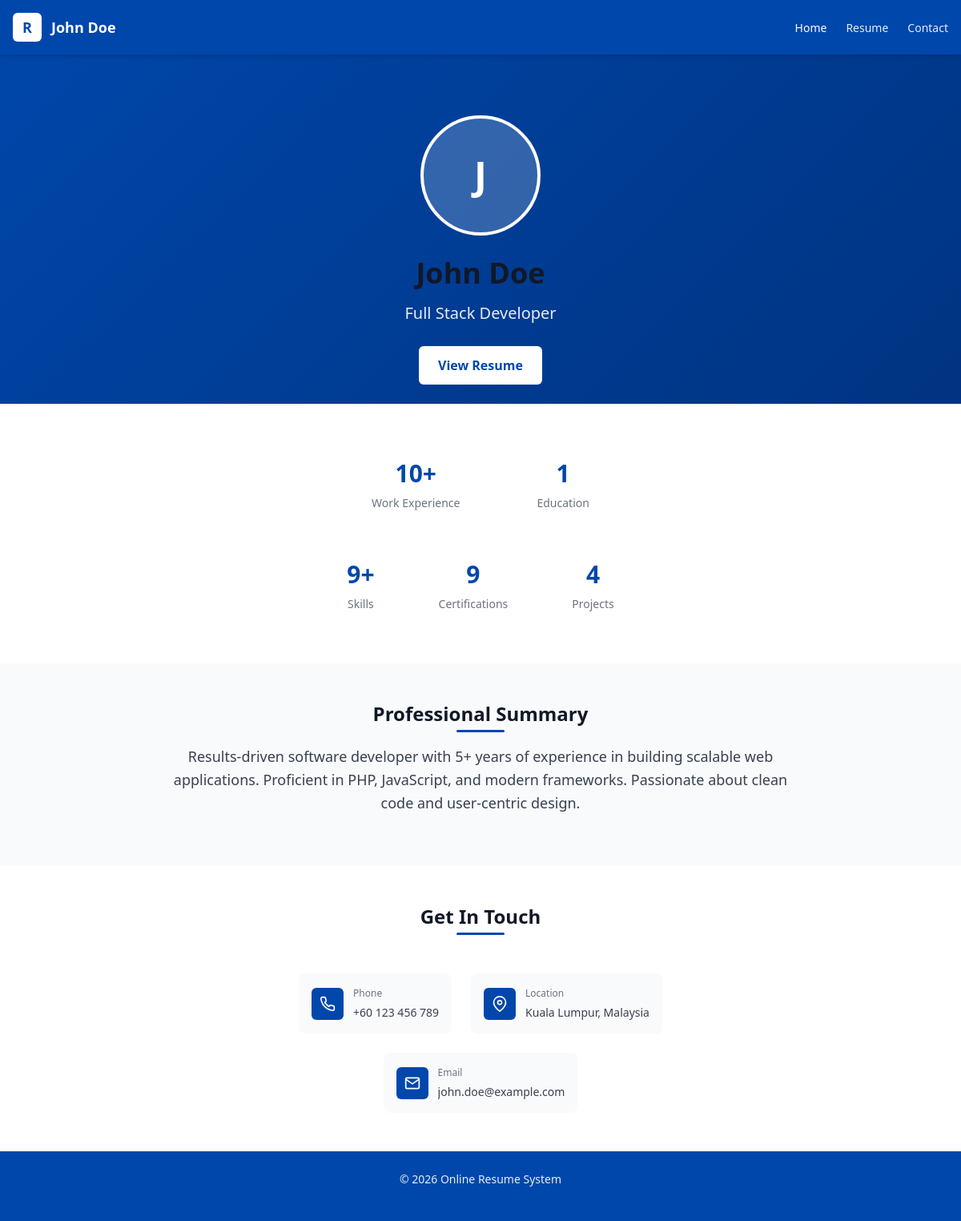
The page / on the database its author committed.
### tables this page shows
CREATE TABLE IF NOT EXISTS profile (
    id INT AUTO_INCREMENT PRIMARY KEY,
    full_name VARCHAR(255) NOT NULL,
    job_title VARCHAR(255),
    email VARCHAR(255),
    phone VARCHAR(50),
    location VARCHAR(255),
    linkedin_url VARCHAR(500),
    website_url VARCHAR(500),
    profile_image VARCHAR(500),
    summary TEXT,
    created_at TIMESTAMP DEFAULT CURRENT_TIMESTAMP,
    updated_at TIMESTAMP DEFAULT CURRENT_TIMESTAMP ON UPDATE CURRENT_TIMESTAMP
);

### includes/functions.php (called while the page is built, shortened)
<?php
require_once __DIR__ . '/config.php';
function getProfile() {
    $pdo = getDB();
    $stmt = $pdo->query("SELECT * FROM profile LIMIT 1");
    return $stmt->fetch() ?: [];
}
function getDashboardStats() {
    $pdo = getDB();
    return [
        'experiences' => $pdo->query("SELECT COUNT(*) FROM experiences")->fetchColumn(),
        'education' => $pdo->query("SELECT COUNT(*) FROM education")->fetchColumn(),
        'skills' => $pdo->query("SELECT COUNT(*) FROM skills")->fetchColumn(),
        'certifications' => $pdo->query("SELECT COUNT(*) FROM certifications")->fetchColumn(),
        'projects' => $pdo->query("SELECT COUNT(*) FROM projects")->fetchColumn(),
    ];
}

### includes/config.php (called while the page is built, shortened)
<?php
function e($string) {
    return htmlspecialchars($string ?? '', ENT_QUOTES, 'UTF-8');
}

### index.php (the view, shortened to what this page needs)
<?php
require_once __DIR__ . '/includes/config.php';
require_once __DIR__ . '/includes/functions.php';
$stats = getDashboardStats();
?>
<?php include __DIR__ . '/includes/header.php'; ?>
    <section class="hero">
        <div class="container">
            <div class="hero-content">
                <?php if ($profile && $profile['profile_image']): ?>
                    <img src="<?= IMAGES_URL ?>/<?= e($profile['profile_image']) ?>" alt="<?= e($profile['full_name']) ?>" class="hero-image" onclick="openLoginModal()" style="cursor: pointer;" title="Admin Login">
                <?php else: ?>
                    <div class="hero-image-placeholder" onclick="openLoginModal()" style="cursor: pointer;" title="Admin Login">
                        <?= $profile ? strtoupper(substr($profile['full_name'], 0, 1)) : 'R' ?>
                    </div>
                <?php endif; ?>
                <h1 class="hero-name"><?= e($profile['full_name'] ?? 'Your Name') ?></h1>
                <p class="hero-title"><?= e($profile['job_title'] ?? 'Professional Title') ?></p>
                <div class="hero-buttons">
                    <a href="resume.php" class="hero-btn hero-btn-primary">View Resume</a>
                </div>
            </div>
        </div>
    </section>
    <section class="stats-section">
        <div class="container">
            <div class="stats-row stats-row-2">
                <div class="stat-item">
                    <div class="stat-number"><?= $stats['experiences'] ?>+</div>
                    <div class="stat-label">Work Experience</div>
                </div>
                <div class="stat-item">
                    <div class="stat-number"><?= $stats['education'] ?></div>
                    <div class="stat-label">Education</div>
                </div>
            </div>
            <div class="stats-row stats-row-3">
                <div class="stat-item">
                    <div class="stat-number"><?= $stats['skills'] ?>+</div>
                    <div class="stat-label">Skills</div>
                </div>
                <div class="stat-item">
                    <div class="stat-number"><?= $stats['certifications'] ?></div>
                    <div class="stat-label">Certifications</div>
                </div>
                <div class="stat-item">
                    <div class="stat-number"><?= $stats['projects'] ?></div>
                    <div class="stat-label">Projects</div>
                </div>
            </div>
        </div>
    </section>
    <?php if ($profile && $profile['summary']): ?>
    <section class="summary-section">
        <div class="container">
            <div class="summary-content">
                <h2 class="section-title">Professional Summary</h2>
                <p class="summary-text"><?= nl2br(e($profile['summary'])) ?></p>
            </div>
        </div>
    </section>
    <?php endif; ?>
    <section class="contact-section" id="contact">
        <div class="container">
            <div class="summary-content">
                <h2 class="section-title">Get In Touch</h2>
            </div>
            <div class="contact-grid">
                <div class="contact-row">
                    <?php if ($profile && $profile['phone']): ?>
                    <a href="tel:<?= e($profile['phone']) ?>" class="contact-item">
                        <div class="contact-icon">
                        </div>
                        <div class="contact-info">
                            <div class="contact-label">Phone</div>
                            <div class="contact-value"><?= e($profile['phone']) ?></div>
                        </div>
                    </a>
                    <?php endif; ?>
                    <?php if ($profile && $profile['location']): ?>
                    <div class="contact-item" style="cursor: default;">
                        <div class="contact-icon">
                            <svg width="20" height="20" viewBox="0 0 24 24" fill="none" stroke="currentColor" stroke-width="2">
                                <path d="M21 10c0 7-9 13-9 13s-9-6-9-13a9 9 0 0 1 18 0z"></path>
                                <circle cx="12" cy="10" r="3"></circle>
                            </svg>
                        </div>
                        <div class="contact-info">
                            <div class="contact-label">Location</div>
                            <div class="contact-value"><?= e($profile['location']) ?></div>
                        </div>
                    </div>
                    <?php endif; ?>
                </div>
                <div class="contact-row">
                    <?php if ($profile && $profile['email']): ?>
                    <a href="mailto:<?= e($profile['email']) ?>" class="contact-item">
                        <div class="contact-icon">
                            <svg width="20" height="20" viewBox="0 0 24 24" fill="none" stroke="currentColor" stroke-width="2">
                                <path d="M4 4h16c1.1 0 2 .9 2 2v12c0 1.1-.9 2-2 2H4c-1.1 0-2-.9-2-2V6c0-1.1.9-2 2-2z"></path>
                                <polyline points="22,6 12,13 2,6"></polyline>
                            </svg>
                        </div>
                        <div class="contact-info">
                            <div class="contact-label">Email</div>
                            <div class="contact-value"><?= e($profile['email']) ?></div>
                        </div>
                    </a>
                    <?php endif; ?>
                </div>
            </div>
        </div>
    </section>
<?php include __DIR__ . '/includes/footer.php'; ?>

### includes/header.php (shortened to what this page needs)
<?php
require_once __DIR__ . '/config.php';
require_once __DIR__ . '/functions.php';
$profile = getProfile();
$currentPage = basename($_SERVER['PHP_SELF'], '.php');
?>
<!DOCTYPE html>
<html lang="en">
<head>
    <link rel="stylesheet" href="<?= CSS_URL ?>/base.css">
    <link rel="stylesheet" href="<?= CSS_URL ?>/landing.css">
</head>
<body>
    <nav class="navbar">
        <div class="container">
            <a href="index.php" class="navbar-brand">
                <div class="navbar-brand-icon">R</div>
                <span class="hide-mobile"><?= e($profile['full_name'] ?? 'Resume') ?></span>
            </a>
            <div class="navbar-nav">
                <a href="index.php" class="navbar-link <?= $currentPage === 'index' ? 'active' : '' ?>">Home</a>
                <a href="resume.php" class="navbar-link <?= $currentPage === 'resume' ? 'active' : '' ?>">Resume</a>
                <a href="#contact" class="navbar-link">Contact</a>
            </div>
        </div>
    </nav>

### assets/css/base.css (style rules this page uses)
:root { --primary: #0047AB; --primary-dark: #003380; --primary-light: #1E5DC8; --primary-hover: #0056D2; --white: #FFFFFF; --gray-50: #F9FAFB; --gray-100: #F3F4F6; --gray-200: #E5E7EB; --gray-300: #D1D5DB; --gray-400: #9CA3AF; --gray-500: #6B7280; --gray-600: #4B5563; --gray-700: #374151; --gray-800: #1F2937; --gray-900: #111827; --black: #000000; --success: #10B981; --success-light: #D1FAE5; --warning: #F59E0B; --warning-light: #FEF3C7; --danger: #EF4444; --danger-light: #FEE2E2; --info: #3B82F6; --info-light: #DBEAFE; --font-family: 'Segoe UI', Tahoma, Geneva, Verdana, sans-serif; --font-family-mono: 'Consolas', 'Monaco', monospace; --text-xs: 0.75rem; --text-sm: 0.875rem; --text-base: 1rem; --text-lg: 1.125rem; --text-xl: 1.25rem; --text-2xl: 1.5rem; --text-3xl: 1.875rem; --text-4xl: 2.25rem; --text-5xl: 3rem; --font-light: 300; --font-normal: 400; --font-medium: 500; --font-semibold: 600; --font-bold: 700; --leading-none: 1; --leading-tight: 1.25; --leading-snug: 1.375; --leading-normal: 1.5; --leading-relaxed: 1.625; --leading-loose: 2; --space-1: 0.25rem; --space-2: 0.5rem; --space-3: 0.75rem; --space-4: 1rem; --space-5: 1.25rem; --space-6: 1.5rem; --space-8: 2rem; --space-10: 2.5rem; --space-12: 3rem; --space-16: 4rem; --space-20: 5rem; --rounded-sm: 0.125rem; --rounded: 0.25rem; --rounded-md: 0.375rem; --rounded-lg: 0.5rem; --rounded-xl: 0.75rem; --rounded-2xl: 1rem; --rounded-full: 9999px; --shadow-sm: 0 1px 2px 0 rgba(0, 0, 0, 0.05); --shadow: 0 1px 3px 0 rgba(0, 0, 0, 0.1), 0 1px 2px 0 rgba(0, 0, 0, 0.06); --shadow-md: 0 4px 6px -1px rgba(0, 0, 0, 0.1), 0 2px 4px -1px rgba(0, 0, 0, 0.06); --shadow-lg: 0 10px 15px -3px rgba(0, 0, 0, 0.1), 0 4px 6px -2px rgba(0, 0, 0, 0.05); --shadow-xl: 0 20px 25px -5px rgba(0, 0, 0, 0.1), 0 10px 10px -5px rgba(0, 0, 0, 0.04); --transition-fast: 150ms ease-in-out; --transition-normal: 300ms ease-in-out; --transition-slow: 500ms ease-in-out; --z-dropdown: 1000; --z-sticky: 1020; --z-fixed: 1030; --z-modal-backdrop: 1040; --z-modal: 1050; --z-tooltip: 1060; }
*, *::before, *::after { box-sizing: border-box; margin: 0; padding: 0; }
html { font-size: 16px; scroll-behavior: smooth; -webkit-text-size-adjust: 100%; }
body { font-family: var(--font-family); font-size: var(--text-base); font-weight: var(--font-normal); line-height: var(--leading-normal); color: var(--gray-900); background-color: var(--gray-50); -webkit-font-smoothing: antialiased; -moz-osx-font-smoothing: grayscale; min-height: 100vh; }
a { color: inherit; text-decoration: none; }
img, picture, video, canvas, svg { display: block; max-width: 100%; height: auto; }
h1, h2, h3, h4, h5, h6 { font-weight: var(--font-bold); line-height: var(--leading-tight); color: var(--gray-900); margin-bottom: var(--space-4); }
h1 { font-size: var(--text-4xl); }
h2 { font-size: var(--text-3xl); }
p { margin-bottom: var(--space-4); line-height: var(--leading-relaxed); }
.container { width: 100%; max-width: 1200px; margin-left: auto; margin-right: auto; padding-left: var(--space-4); padding-right: var(--space-4); }

### rows shown on the page
profile: full_name "John Doe", full_name "J", job_title "Full Stack Developer", summary "Results-driven software developer with 5+ years of experience in building scalable web applications. Proficient in PHP, JavaScript, and modern frameworks. Passionate about clean code and user-centric design.", phone "+60 123 456 789", location "Kuala Lumpur, Malaysia", email "john.doe@example.com"

### other values the page prints
$stats['experiences'] "10"
$stats['education'] "1"
$stats['skills'] "9"
$stats['certifications'] "9"
$stats['projects'] "4"
APP_NAME "Online Resume System"
